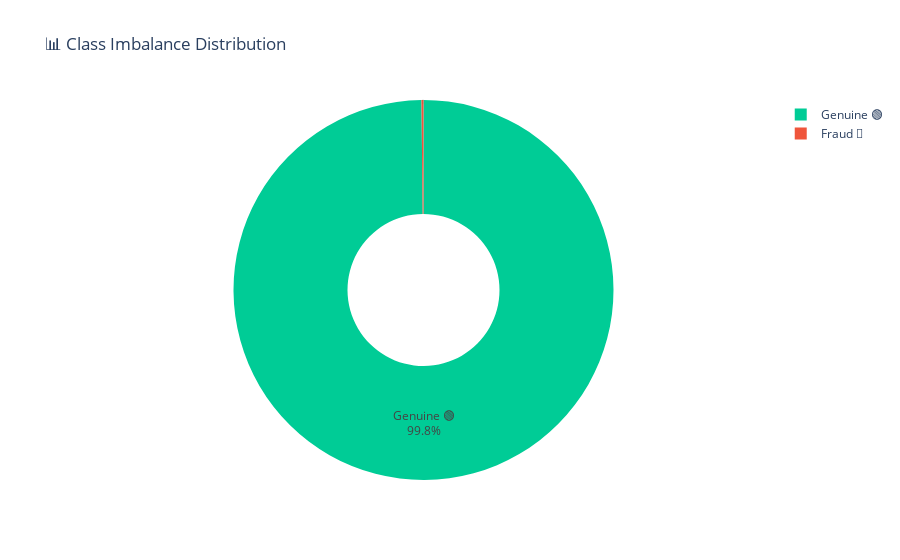

Source (notebook cell):
### Markdown cell above
---
## 3️⃣ Interactive EDA 🔍

### Code cell
# ── 3.1 Interactive Class Distribution ────────────────────────

# Get class distribution
counts = df['Class'].value_counts().reset_index()
counts.columns = ['Class', 'Count']
counts['Label'] = counts['Class'].map({0: 'Genuine 🟢', 1: 'Fraud 🔴'})

fig = px.pie(counts, values='Count', names='Label', 
             title='📊 Class Imbalance Distribution',
             color='Label',
             color_discrete_map={'Genuine 🟢': '#00CC96', 'Fraud 🔴': '#EF553B'},
             hole=0.4)
fig.update_traces(textposition='inside', textinfo='percent+label')
fig.show()

### Figure 1 — Plotly figure (JSON) as saved in the notebook; plotly's stock layout.template omitted (floating-point values rounded to 4 significant figures)
{"data": [{"customdata": [["Genuine 🟢"], ["Fraud 🔴"]], "domain": {"x": [0, 1], "y": [0, 1]}, "hole": 0.4, "hovertemplate": "Label=%{customdata[0]}<br>Count=%{value}<extra></extra>", "labels": ["Genuine 🟢", "Fraud 🔴"], "legendgroup": "", "marker": {"colors": ["#00CC96", "#EF553B"]}, "name": "", "showlegend": true, "textinfo": "percent+label", "textposition": "inside", "type": "pie", "values": [284315, 492]}], "layout": {"legend": {"tracegroupgap": 0}, "title": {"text": "📊 Class Imbalance Distribution"}}}
